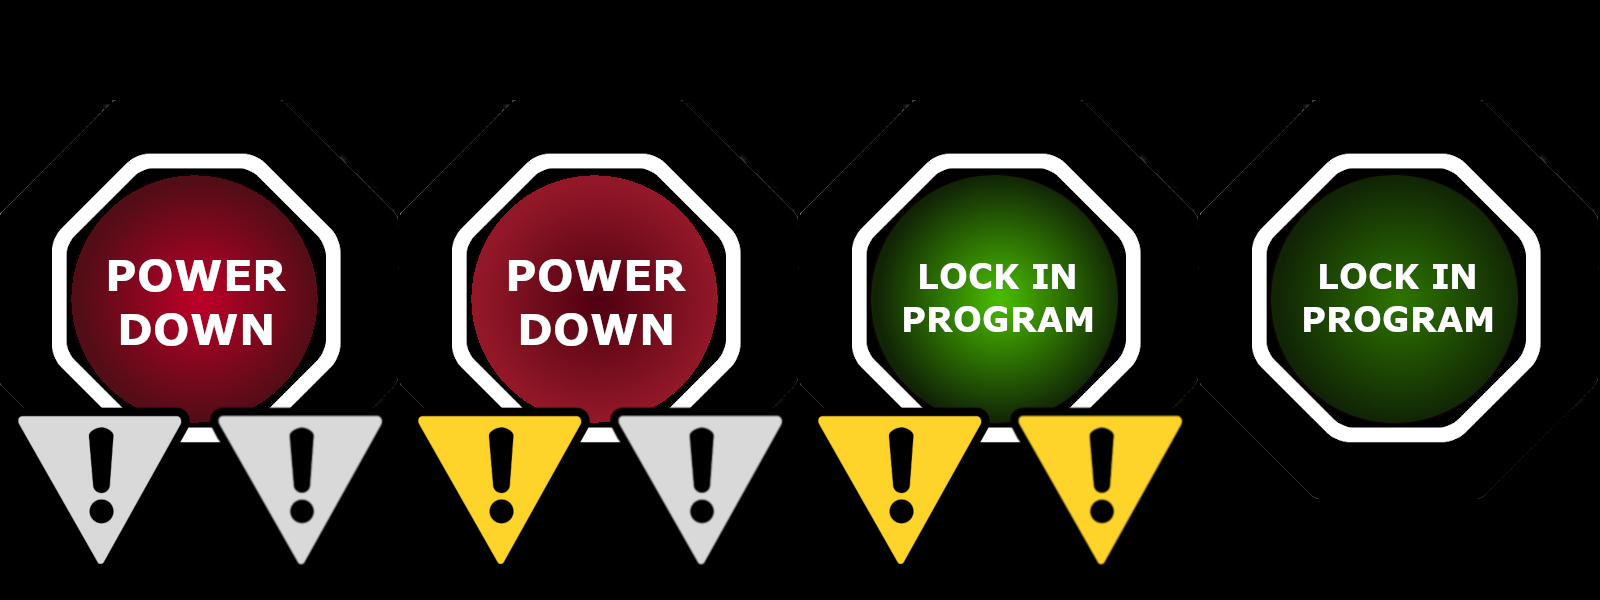

A 2D game scene composited from a Tiled map and its tileset images. What follows is a short description and the map's XML, with every tile layer's data as written:
An orthogonal 4x1 tile map with 400x600 px tiles, 2 tile layers (Buttons, Tokens).

<map version="1.2" tiledversion="1.3.2" orientation="orthogonal" renderorder="right-down" compressionlevel="0" width="4" height="1" tilewidth="400" tileheight="600" infinite="0" nextlayerid="7" nextobjectid="1">
 <tileset firstgid="1" source="../CardSet.tsx" />
 <layer id="1" name="Buttons" width="4" height="1">
  <data encoding="csv">
16,15,14,13
</data>
 </layer>
 <layer id="2" name="Tokens" width="4" height="1">
  <data encoding="csv">
17,18,19,0
</data>
 </layer>
</map>
